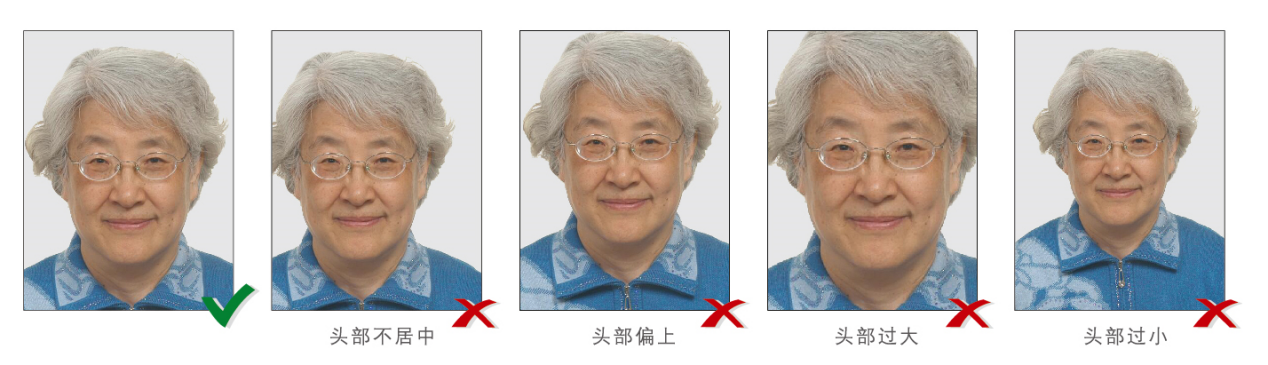
#> input picture raw/图片1.png, 1268 x 365 px
$ python split_strips.py '../raw/图片1.png'
#> lines starting #> are read from the running program, lines starting #| are printed output that depends on the picture; after the words box and inside, x2 and y2 are one past the last pixel; in counts of white or black regions, pixels touching at a corner belong together
"""
Auto Photo Strip Splitter
自动识别长条图中的单张照片并裁剪保存

Usage:
    python scripts/split_strips.py <input_dir_or_file> [--output <dir>] [--count 5]
    python scripts/split_strips.py testset/strips/ --output testset/extracted/
    python scripts/split_strips.py strip_001.jpg --count 5

Algorithm:
    1. 垂直投影: 计算每一列的像素均值/方差
    2. 找边界: 定位照片之间的间隙区域
    3. 裁剪: 提取每张独立照片
    4. 自动判断横排/竖排
"""

import cv2
import numpy as np
import argparse
import sys
import os
from pathlib import Path


def imread_unicode(path):
    """OpenCV imread with Unicode path support (Windows compatible)"""
    with open(path, 'rb') as f:
        data = np.frombuffer(f.read(), np.uint8)
    img = cv2.imdecode(data, cv2.IMREAD_COLOR)
    if img is None:
        raise FileNotFoundError(f"Cannot decode image: {path}")
    return img


def compute_vertical_projection(gray):
    """
    计算垂直投影（每列的均值）
    返回 (mean_per_column, std_per_column)
    """
    h, w = gray.shape
    mean_per_col = np.mean(gray, axis=0)  # shape: (w,)
    std_per_col = np.std(gray, axis=0)    # shape: (w,)
    return mean_per_col, std_per_col


def compute_horizontal_projection(gray):
    """计算水平投影（每行的均值）"""
    h, w = gray.shape
    mean_per_row = np.mean(gray, axis=1)  # shape: (h,)
    std_per_row = np.std(gray, axis=1)
    return mean_per_row, std_per_row


def detect_orientation(gray, expected_count=5):
    """
    自动判断是横排还是竖排
    返回: 'horizontal' 或 'vertical'
    """
    h, w = gray.shape

    # 垂直投影的方差大 → 横排（列与列之间差异大）
    v_mean, v_std = compute_vertical_projection(gray)
    h_mean, h_std = compute_horizontal_projection(gray)

    v_variance = np.var(v_mean)
    h_variance = np.var(h_mean)

    # 如果宽度 > 高度且垂直投影方差大 → 横排
    if w > h * 1.5:
        return 'horizontal'
    elif h > w * 1.5:
        return 'vertical'
    elif v_variance > h_variance:
        return 'horizontal'
    else:
        return 'vertical'


def find_gap_based_boundaries(mean_proj, expected_count=5):
    """
    基于间隙检测的照片边界查找。

    原理：
    - 照片之间的白色间隙在垂直投影中表现为高亮度区域（~255）
    - 照片内容区域投影值较低（~150-200）
    - 找到白色间隙的中点作为切割线，确保不裁到照片内容

    返回: [(start, end), ...] 每张照片的起止列坐标
    """
    n = len(mean_proj)

    # 平滑投影
    kernel_size = max(3, n // 300)
    kernel = np.ones(kernel_size) / kernel_size
    smoothed = np.convolve(mean_proj, kernel, mode='same')

    # 间隙阈值：投影均值以上或接近 255 的列
    global_mean = np.mean(smoothed)
    gap_threshold = max(global_mean * 1.08, 235.0)

    # 标记所有"间隙列"（白色背景区域）
    gap_mask = smoothed > gap_threshold

    # 合并连续的间隙列，形成间隙区域
    gap_regions = []
    in_gap = False
    gap_start = 0
    for i in range(len(gap_mask)):
        if gap_mask[i] and not in_gap:
            gap_start = i
            in_gap = True
        elif not gap_mask[i] and in_gap:
            w = i - gap_start
            if w >= 3:  # 至少 3 像素才算间隙
                gap_regions.append((gap_start, i, w))
            in_gap = False
    if in_gap:
        w = len(gap_mask) - gap_start
        if w >= 3:
            gap_regions.append((gap_start, len(gap_mask) - 1, w))

    if not gap_regions:
        print("  [warning] No gaps detected. Using equal split.")
        return equal_split(n, expected_count)

    # 分类：边距间隙 vs 照片间间隙
    # 照片间间隙宽度通常在 20-60 像素，边距通常更宽或等于间隙
    gap_widths = [w for _, _, w in gap_regions]
    median_gap_w = np.median(gap_widths)

    # 找照片间的间隙（宽度接近中位数的间隙）
    # 排除最左和最右的大边距
    valid_gaps = []
    for i, (s, e, w) in enumerate(gap_regions):
        # 跳过左边缘 (x < 图像宽度 3%)
        if s < n * 0.03:
            continue
        # 跳过右边缘 (x > 图像宽度 97%)
        if e > n * 0.97:
            continue
        # 跳过太窄的（噪点）
        if w < 5:
            continue
        # 跳过太宽的（可能是大面积空白，不是照片间隙）
        if w > median_gap_w * 3 and w > 80:
            continue
        valid_gaps.append((s, e, w))

    # 取照片间隙的中点作为分割线
    if valid_gaps:
        split_points = [(s + e) // 2 for s, e, _ in valid_gaps]

        # 如果找到的分割线过多，取最显著的 expected_count-1 个
        if len(split_points) > expected_count - 1:
            # 按间隙宽度排序，取最宽的
            valid_gaps.sort(key=lambda g: g[2], reverse=True)
            split_points = [(g[0] + g[1]) // 2 for g in valid_gaps[:expected_count - 1]]
            split_points.sort()
    else:
        split_points = []

    # 验证分割线数量
    if len(split_points) < expected_count - 1:
        print(f"  [warning] Found {len(split_points)} split lines, expected {expected_count - 1}. Using equal split.")
        return equal_split(n, expected_count)

    if len(split_points) > expected_count - 1:
        # 选间距最均匀的 expected_count-1 个
        best = split_points[:expected_count - 1]
        split_points = best
        split_points.sort()

    # 从分割线构建照片区域
    # 去最左非边缘间隙的开头作为第一张照片的开始
    # 去最右非边缘间隙的结尾作为最后一张照片的结束
    left_edge = 0
    right_edge = n - 1

    # 找左边缘: 第一个内容区域开始的位置
    for s, e, w in gap_regions:
        if s < n * 0.03:
            left_edge = e + 1  # 间隙结束后的第一个像素
            break

    # 找右边缘
    for s, e, w in reversed(gap_regions):
        if e > n * 0.97:
            right_edge = s - 1
            break

    regions = []
    prev_x = left_edge
    for sp in split_points:
        regions.append((prev_x, sp))
        prev_x = sp + 1
    regions.append((prev_x, right_edge))

    # 验证宽度一致性
    widths = [e - s for s, e in regions]
    mean_w = np.mean(widths)
    if len(widths) >= 2 and np.std(widths) / mean_w > 0.25:
        print(f"  [warning] Uneven widths (cv={np.std(widths)/mean_w:.2f}), fallback to equal split.")
        return equal_split(n, expected_count)

    return regions


# [41 lines left out: functions equal_split, find_local_minima, find_split_lines, not called in this run]


def split_strip(image_path, output_dir, expected_count=5, filename_prefix=""):
    """
    主函数：读取长条图，自动分割为单张照片，保存。

    返回: 保存的文件路径列表
    """
    img = imread_unicode(image_path)
    if img is None:
        print(f"  [error] Cannot read: {image_path}")
        return []

    h, w = img.shape[:2]
    gray = cv2.cvtColor(img, cv2.COLOR_BGR2GRAY)

    print(f"  Image size: {w}x{h}")

    # 判断方向
    orientation = detect_orientation(gray, expected_count)
    print(f"  Orientation: {orientation}")

    if orientation == 'horizontal':
        mean_proj, std_proj = compute_vertical_projection(gray)
    else:
        mean_proj, std_proj = compute_horizontal_projection(gray)
        # 转置处理
        img = cv2.rotate(img, cv2.ROTATE_90_CLOCKWISE)
        gray = cv2.cvtColor(img, cv2.COLOR_BGR2GRAY)
        mean_proj, std_proj = compute_vertical_projection(gray)

    # 方法1: 间隙检测法
    regions = find_gap_based_boundaries(mean_proj, expected_count)

    # 验证: 如果区域宽度方差过大，说明检测不准确，用等分法
    widths = [end - start for start, end in regions]
    if len(widths) >= 2:
        mean_w = np.mean(widths)
        if np.std(widths) / mean_w > 0.3:  # 宽度差异 > 30%
            print(f"  [warning] Uneven region widths (std/mean={np.std(widths)/mean_w:.2f}), using equal split.")
            regions = equal_split(len(mean_proj), expected_count)

    print(f"  Found {len(regions)} regions:", [(s, e, e-s) for s, e in regions])

    # ==============================================
    # Phase 2: 对每张分割出的照片做四边自动裁切
    # 去除照片自身的白边/边框，只保留实际内容区域
    # ==============================================
    saved = []
    base_name = filename_prefix or Path(image_path).stem
    os.makedirs(output_dir, exist_ok=True)

    for i, (start, end) in enumerate(regions):
        # 提取原始分割（包含白边）
        raw_crop = img[0:h, start:end]

        # 自动检测四边内容边界（去除白色边框）
        #
        # 关键发现：照片的"白底"并非纯白（~227），而长条图的间隙是纯白（~255）。
        # 使用 th=250 可将照片背景（82% 非白）与纯白间隙（~5% 非白）清晰分离。
        #
        # 不对称采样：底部看左侧 40%（避右下角水印），右侧看顶部 40%（避底部文字）
        gray_crop = cv2.cvtColor(raw_crop, cv2.COLOR_BGR2GRAY)
        ch, cw = gray_crop.shape
        WHITE_TH = 250       # 高于此值为"纯白"（仅条图间隙，不含照片背景）
        CONTENT_TH = 50.0    # 行/列中非纯白像素占比 > 此值即视为内容

        content = gray_crop < WHITE_TH  # True = 非纯白像素

        # 顶部边界：中间 60% 列
        col_l_t, col_r_t = int(cw * 0.20), int(cw * 0.80)
        row_pct_top = content[:, col_l_t:col_r_t].mean(axis=1) * 100
        top = 0
        while top < ch and row_pct_top[top] <= CONTENT_TH:
            top += 1

        # 底部边界：左侧 40% 列（避开右下角水印），跳过纯白行找到最后的内容行
        col_l_b, col_r_b = int(cw * 0.08), int(cw * 0.42)
        row_pct_bot = content[:, col_l_b:col_r_b].mean(axis=1) * 100
        bottom = ch - 1
        while bottom >= 0 and row_pct_bot[bottom] <= CONTENT_TH:
            bottom -= 1

        # 左边界：中间 60% 行
        row_t_l, row_b_l = int(ch * 0.20), int(ch * 0.80)
        col_pct_left = content[row_t_l:row_b_l, :].mean(axis=0) * 100
        left = 0
        while left < cw and col_pct_left[left] <= CONTENT_TH:
            left += 1

        # 右边界：顶部 40% 行（避开底部水印/文字）
        row_t_r, row_b_r = int(ch * 0.05), int(ch * 0.40)
        col_pct_right = content[row_t_r:row_b_r, :].mean(axis=0) * 100
        right = cw - 1
        while right >= 0 and col_pct_right[right] <= CONTENT_TH:
            right -= 1

        # 安全检查：不能裁得太小
        if bottom - top < 50 or right - left < 50:
            top, bottom, left, right = 0, ch - 1, 0, cw - 1

        crop = raw_crop[top:bottom+1, left:right+1]
        out_path = os.path.join(output_dir, f"{base_name}_{i+1:02d}.jpg")
        cv2.imwrite(out_path, crop)
        saved.append(out_path)

    return saved


def main():
    parser = argparse.ArgumentParser(
        description='Auto Photo Strip Splitter - 自动识别并裁剪长条图中的单张照片'
    )
    parser.add_argument('input', help='Input image file or directory of images')
    parser.add_argument('--output', '-o', default='./output', help='Output directory')
    parser.add_argument('--count', '-c', type=int, default=5, help='Expected number of photos per strip')
    parser.add_argument('--ext', nargs='+', default=['.jpg', '.jpeg', '.png', '.bmp'],
                        help='Image extensions to process (for directory mode)')

    args = parser.parse_args()
    input_path = Path(args.input)

    if not input_path.exists():
        print(f"Error: Path not found: {args.input}")
        sys.exit(1)

    os.makedirs(args.output, exist_ok=True)

    if input_path.is_file():
        files = [str(input_path)]
    else:
        files = [str(f) for f in input_path.iterdir()
                 if f.suffix.lower() in args.ext]

    print(f"Processing {len(files)} file(s)...\n")

    total_saved = 0
    for f in files:
        print(f"Processing: {f}")
        saved = split_strip(f, args.output, args.count)
#> in imread_unicode, img is the input picture: shape (365, 1268, 3); mean B, G, R 188.6, 192.5, 198.6
#> in split_strip, `gray = cv2.cvtColor(img, cv2.COLOR_BGR2GRAY)`:
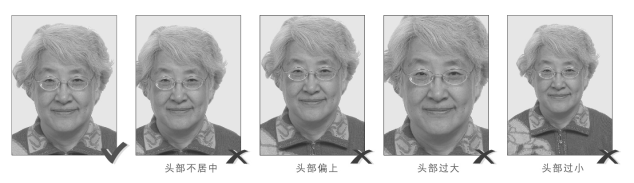
#> gray: shape (365, 1268) (shown at 1/2 size); min 44, max 255, mean 193.9
#|   Image size: 1268x365
#> in compute_vertical_projection, `mean_per_col = np.mean(gray, axis=0)`: mean_per_col = 1268 values, max 255 at index 0, min 91.73 at index 729, mean 193.9
#> in compute_vertical_projection, `std_per_col = np.std(gray, axis=0)`: std_per_col = 1268 values, max 83.87 at index 729, min 0 at index 0, mean 45.79
#> in detect_orientation, `v_mean, v_std = compute_vertical_projection(gray)`: v_mean has the same summary as mean_per_col in compute_vertical_projection; v_std has the same summary as std_per_col in compute_vertical_projection
#> in compute_horizontal_projection, `mean_per_row = np.mean(gray, axis=1)`: mean_per_row = 365 values, max 255 at index 0, min 114.6 at index 310, mean 193.9
#> in compute_horizontal_projection, `std_per_row = np.std(gray, axis=1)`: std_per_row = 365 values, max 65.56 at index 310, min 0 at index 0, mean 40.92
#> in detect_orientation, `h_mean, h_std = compute_horizontal_projection(gray)`: h_mean has the same summary as mean_per_row in compute_horizontal_projection; h_std has the same summary as std_per_row in compute_horizontal_projection
#> in detect_orientation, `v_variance = np.var(v_mean)`: v_variance = 968
#> in detect_orientation, `h_variance = np.var(h_mean)`: h_variance = 1365.7
#> in split_strip, `orientation = detect_orientation(gray, expected_count)`: orientation = 'horizontal'
#|   Orientation: horizontal
#> in split_strip, `mean_proj, std_proj = compute_vertical_projection(gray)`: mean_proj has the same summary as mean_per_col in compute_vertical_projection; std_proj has the same summary as std_per_col in compute_vertical_projection
#> in find_gap_based_boundaries, `n = len(mean_proj)`: n = 1268
#> in find_gap_based_boundaries, `kernel_size = max(3, n // 300)`: kernel_size = 4
#> in find_gap_based_boundaries, `kernel = np.ones(kernel_size) / kernel_size`: kernel = [0.25, 0.25, 0.25, 0.25]
#> in find_gap_based_boundaries, `smoothed = np.convolve(mean_proj, kernel, mode='same')`: smoothed = 1268 values, max 255 at index 2, min 127.5 at index 0, mean 193.7
#> in find_gap_based_boundaries, `global_mean = np.mean(smoothed)`: global_mean = 193.7
#> in find_gap_based_boundaries, `gap_threshold = max(global_mean * 1.08, 235.0)`: gap_threshold = 235
#> the loop in find_gap_based_boundaries, `for i in range(len(gap_mask)):` made 1268 passes
#> (w, in_gap) on passes 23, 271, 519, 767, 1014, 1268: (20, False), (34, False), (34, False), (34, False), (33, False), (40, False)
#> after the loop in find_gap_based_boundaries, `for i in range(len(gap_mask)):`: gap_regions = [(2, 22, 20), (236, 270, 34), (484, 518, 34), (732, 766, 34), (980, 1013, 33), (1227, 1267, 40)]; gap_start = 1227; in_gap = False; w = 40
#> in find_gap_based_boundaries, `gap_widths = [w for _, _, w in gap_regions]`: gap_widths = [20, 34, 34, 34, 33, 40]
#> in find_gap_based_boundaries, `median_gap_w = np.median(gap_widths)`: median_gap_w = 34
#> the loop in find_gap_based_boundaries, `for i, (s, e, w) in enumerate(gap_regions):` made 6 passes
#> after the loop in find_gap_based_boundaries, `for i, (s, e, w) in enumerate(gap_regions):`: valid_gaps = [(236, 270, 34), (484, 518, 34), (732, 766, 34), (980, 1013, 33)]
#> in find_gap_based_boundaries, `split_points = [(s + e) // 2 for s, e, _ in valid_gaps]`: split_points = [253, 501, 749, 996]
#> in find_gap_based_boundaries, `right_edge = n - 1`: right_edge = 1267
#> the loop in find_gap_based_boundaries, `for s, e, w in gap_regions:` made 1 pass
#> (s, e, w, left_edge) on pass 1: (2, 22, 20, 23)
#> the loop in find_gap_based_boundaries, `for s, e, w in reversed(gap_regions):` made 1 pass
#> (s, e, w, right_edge) on pass 1: (1227, 1267, 40, 1226)
#> in find_gap_based_boundaries, `prev_x = left_edge`: prev_x = 23
#> the loop in find_gap_based_boundaries, `for sp in split_points:` made 4 passes
#> (sp, prev_x) on passes 1 to 4: (253, 254), (501, 502), (749, 750), (996, 997)
#> after the loop in find_gap_based_boundaries, `for sp in split_points:`: regions = [(23, 253), (254, 501), (502, 749), (750, 996)]
#> in find_gap_based_boundaries, `widths = [e - s for s, e in regions]`: widths = [230, 247, 247, 246, 229]
#> in find_gap_based_boundaries, `mean_w = np.mean(widths)`: mean_w = 239.8
#> in split_strip, `regions = find_gap_based_boundaries(mean_proj, expected_count)`: regions = [(23, 253), (254, 501), (502, 749), (750, 996), (997, 1226)]
#> in split_strip, `widths = [end - start for start, end in regions]`: widths = [230, 247, 247, 246, 229]
#> in split_strip, `mean_w = np.mean(widths)`: mean_w = 239.8
#|   Found 5 regions: [(23, 253, 230), (254, 501, 247), (502, 749, 247), (750, 996, 246), (997, 1226, 229)]
#> the loop in split_strip, `for i, (start, end) in enumerate(regions):` made 5 passes
#> (start, end, cw, col_l_t, col_r_t, col_l_b, col_r_b) on passes 1 to 5: (23, 253, 230, 46, 184, 18, 96), (254, 501, 247, 49, 197, 19, 103), (502, 749, 247, 49, 197, 19, 103), (750, 996, 246, 49, 196, 19, 103), (997, 1226, 229, 45, 183, 18, 96)
#> pass 1, in split_strip, `raw_crop = img[0:h, start:end]`:
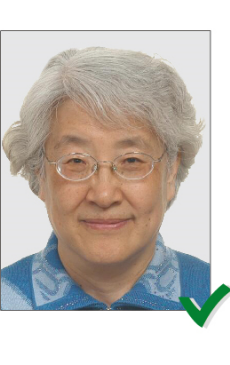
#> raw_crop: shape (365, 230, 3); mean B, G, R 184, 190.1, 196.4
#> pass 1, in split_strip, `gray_crop = cv2.cvtColor(raw_crop, cv2.COLOR_BGR2GRAY)`:
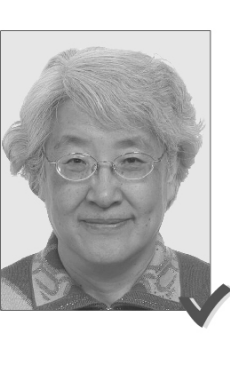
#> gray_crop: shape (365, 230); min 48, max 255, mean 191.3
#> pass 1, in split_strip, `content = gray_crop < WHITE_TH`:
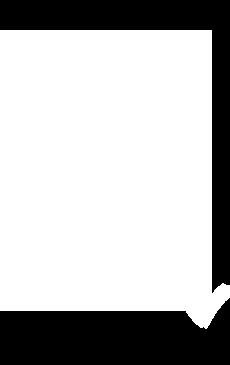
#> content: shape (365, 230) bool; 71.8% white; 2 black regions, box (x1, y1, x2, y2) and area: (0, 298, 230, 365) 12159, (0, 0, 230, 293) 11514
#> pass 1, in split_strip, `crop = raw_crop[top:bottom+1, left:right+1]`:
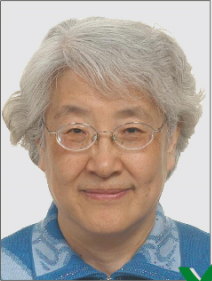
#> crop: shape (281, 212, 3); mean B, G, R 156.6, 164.6, 174.5
#> after the loop in split_strip, `for i, (start, end) in enumerate(regions):`:
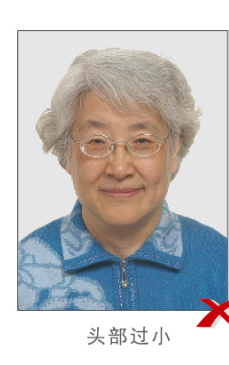
#> raw_crop: shape (365, 229, 3); mean B, G, R 191.2, 190.3, 190.5
#> after the loop in split_strip, `for i, (start, end) in enumerate(regions):`: saved = ['./output/图片1_01.jpg', './output/图片1_02.jpg', './output/图片1_03.jpg', './output/图片1_04.jpg', './output/图片1_05.jpg']
        total_saved += len(saved)
#> total_saved = 5
        for s in saved:
            print(f"  -> {s}")
#> this loop made 5 passes
#> s on passes 1 to 5: './output/图片1_01.jpg', './output/图片1_02.jpg', './output/图片1_03.jpg', './output/图片1_04.jpg', './output/图片1_05.jpg'
#> (printed output is left out)
        print()

    print(f"Done. Extracted {total_saved} photo(s) to: {args.output}")
#| Done. Extracted 5 photo(s) to: ./output


if __name__ == '__main__':
    main()
